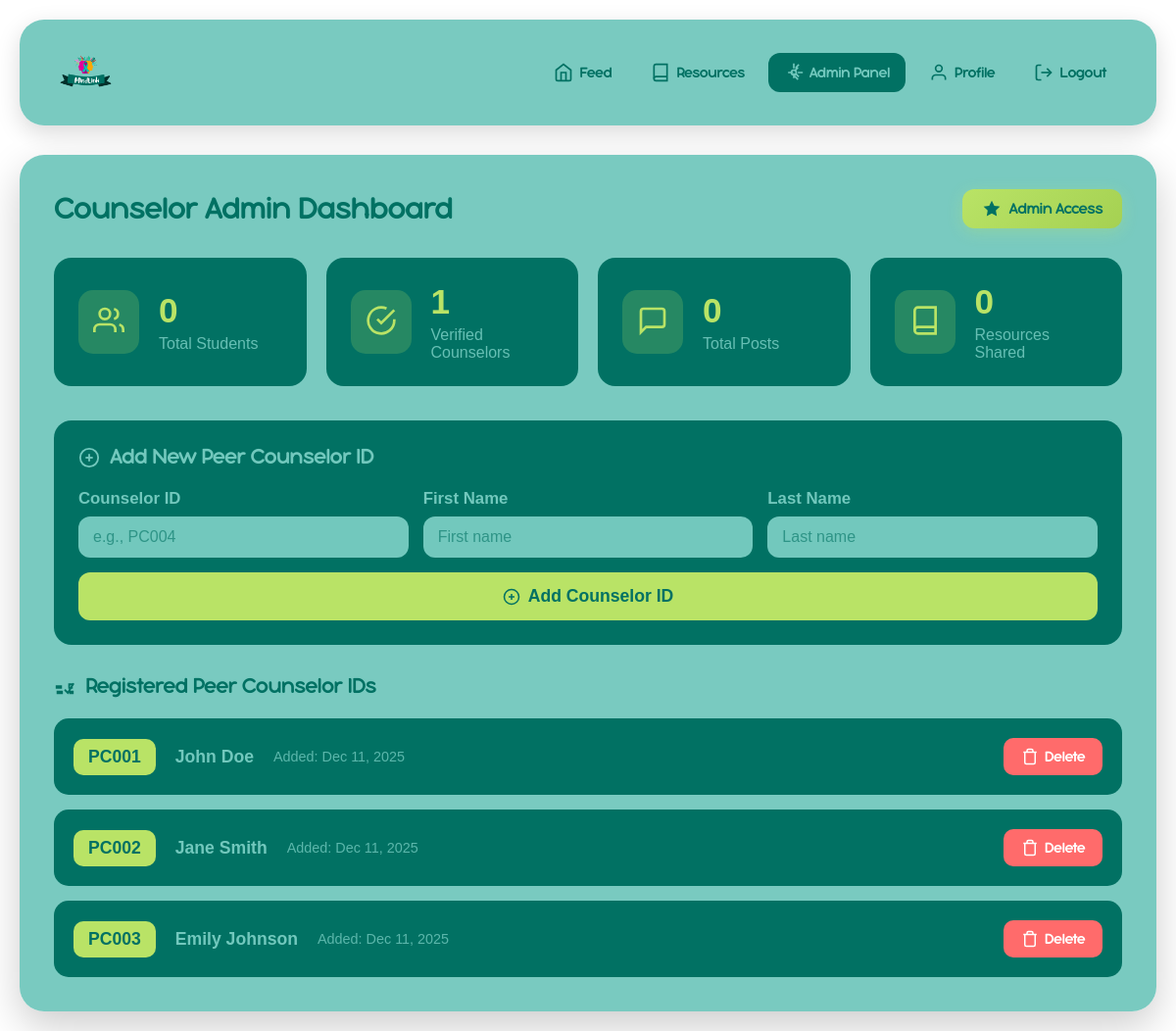
The app's page /php/counselor_admin.php (signed in) with its own data.
### tables this page shows
CREATE TABLE IF NOT EXISTS peer_counselor_ids (
    id INT AUTO_INCREMENT PRIMARY KEY,
    counselor_id VARCHAR(100) UNIQUE NOT NULL,
    first_name VARCHAR(50) NOT NULL,
    last_name VARCHAR(50) NOT NULL,
    created_at TIMESTAMP DEFAULT CURRENT_TIMESTAMP
);

### php/counselor_admin.php (the view, shortened to what this page needs)
<?php
require_once '../config/database.php';
$stmt = $pdo->prepare("SELECT * FROM peer_counselor_ids ORDER BY created_at DESC");
$stmt->execute();
$counselor_ids = $stmt->fetchAll();
$stmt = $pdo->prepare("SELECT COUNT(*) as count FROM Users WHERE is_peer_counselor = 1");
$stmt->execute();
$verified_counselors = $stmt->fetch()['count'];
$stmt = $pdo->prepare("SELECT COUNT(*) as count FROM posts");
$stmt->execute();
$total_posts = $stmt->fetch()['count'];
$stmt = $pdo->prepare("SELECT COUNT(*) as count FROM resources");
$stmt->execute();
$total_resources = $stmt->fetch()['count'];
$stmt = $pdo->prepare("SELECT COUNT(*) as count FROM Users WHERE is_counselor_admin = 0");
$stmt->execute();
$total_students = $stmt->fetch()['count'];
?>
<!DOCTYPE html>
<html lang="en">
<head>
    <link rel="stylesheet" href="../css/counselor_admin.css">
</head>
<body>
    <div class="container">
        <header>
            <div class="logo">
                <img src="../images/MindLink.png" alt="MindLink Logo">
            </div>
            <nav>
                <a href="feed.php" class="nav-link">
                    <svg width="20" height="20" viewBox="0 0 24 24" fill="none" stroke="currentColor" stroke-width="2">
                        <path d="M3 9l9-7 9 7v11a2 2 0 0 1-2 2H5a2 2 0 0 1-2-2z"/>
                        <polyline points="9 22 9 12 15 12 15 22"/>
                    </svg>
                    Feed
                </a>
                <a href="resources.php" class="nav-link">
                    <svg width="20" height="20" viewBox="0 0 24 24" fill="none" stroke="currentColor" stroke-width="2">
                        <path d="M4 19.5A2.5 2.5 0 0 1 6.5 17H20"/>
                        <path d="M6.5 2H20v20H6.5A2.5 2.5 0 0 1 4 19.5v-15A2.5 2.5 0 0 1 6.5 2z"/>
                    </svg>
                    Resources
                </a>
                <a href="counselor_admin.php" class="nav-link active">
                    <svg width="20" height="20" viewBox="0 0 24 24" fill="none" stroke="currentColor" stroke-width="2">
                        <circle cx="12" cy="12" r="3"/>
                        <path d="M12 1v6m0 6v6m5.196-13.196l-4.242 4.242m0 6.364l4.242 4.242M23 12h-6m-6 0H5m13.196 5.196l-4.242-4.242m0-6.364l4.242-4.242"/>
                    </svg>
                    Admin Panel
                </a>
                <a href="profile.php" class="nav-link">
                    <svg width="20" height="20" viewBox="0 0 24 24" fill="none" stroke="currentColor" stroke-width="2">
                        <path d="M20 21v-2a4 4 0 0 0-4-4H8a4 4 0 0 0-4 4v2"/>
                        <circle cx="12" cy="7" r="4"/>
                    </svg>
                    Profile
                </a>
                <a href="logout.php" class="nav-link">
                    <svg width="20" height="20" viewBox="0 0 24 24" fill="none" stroke="currentColor" stroke-width="2">
                        <path d="M9 21H5a2 2 0 0 1-2-2V5a2 2 0 0 1 2-2h4"/>
                        <polyline points="16 17 21 12 16 7"/>
                        <line x1="21" y1="12" x2="9" y2="12"/>
                    </svg>
                    Logout
                </a>
            </nav>
        </header>
        <main>
            <div class="admin-container">
                <div class="admin-header">
                    <h2>Counselor Admin Dashboard</h2>
                    <div class="admin-badge">
                        <svg width="20" height="20" viewBox="0 0 24 24" fill="currentColor">
                            <path d="M12 2l3.09 6.26L22 9.27l-5 4.87 1.18 6.88L12 17.77l-6.18 3.25L7 14.14 2 9.27l6.91-1.01L12 2z"/>
                        </svg>
                        Admin Access
                    </div>
                </div>
                <div class="stats-grid">
                    <div class="stat-card">
                        <div class="stat-icon">
                            <svg width="32" height="32" viewBox="0 0 24 24" fill="none" stroke="currentColor" stroke-width="2">
                                <path d="M17 21v-2a4 4 0 0 0-4-4H5a4 4 0 0 0-4 4v2"/>
                                <circle cx="9" cy="7" r="4"/>
                                <path d="M23 21v-2a4 4 0 0 0-3-3.87"/>
                                <path d="M16 3.13a4 4 0 0 1 0 7.75"/>
                            </svg>
                        </div>
                        <div class="stat-content">
                            <h3><?php echo $total_students; ?></h3>
                            <p>Total Students</p>
                        </div>
                    </div>
                    <div class="stat-card">
                        <div class="stat-icon">
                            <svg width="32" height="32" viewBox="0 0 24 24" fill="none" stroke="currentColor" stroke-width="2">
                                <path d="M22 11.08V12a10 10 0 1 1-5.93-9.14"/>
                                <polyline points="22 4 12 14.01 9 11.01"/>
                            </svg>
                        </div>
                        <div class="stat-content">
                            <h3><?php echo $verified_counselors; ?></h3>
                            <p>Verified Counselors</p>
                        </div>
                    </div>
                    <div class="stat-card">
                        <div class="stat-icon">
                            <svg width="32" height="32" viewBox="0 0 24 24" fill="none" stroke="currentColor" stroke-width="2">
                                <path d="M21 15a2 2 0 0 1-2 2H7l-4 4V5a2 2 0 0 1 2-2h14a2 2 0 0 1 2 2z"/>
                            </svg>
                        </div>
                        <div class="stat-content">
                            <h3><?php echo $total_posts; ?></h3>
                            <p>Total Posts</p>
                        </div>
                    </div>
                    <div class="stat-card">
                        <div class="stat-icon">
                            <svg width="32" height="32" viewBox="0 0 24 24" fill="none" stroke="currentColor" stroke-width="2">
                                <path d="M4 19.5A2.5 2.5 0 0 1 6.5 17H20"/>
                                <path d="M6.5 2H20v20H6.5A2.5 2.5 0 0 1 4 19.5v-15A2.5 2.5 0 0 1 6.5 2z"/>
                            </svg>
                        </div>
                        <div class="stat-content">
                            <h3><?php echo $total_resources; ?></h3>
                            <p>Resources Shared</p>
                        </div>
                    </div>
                </div>
                <div class="add-counselor-section">
                    <h3>
                        <svg width="22" height="22" viewBox="0 0 24 24" fill="none" stroke="currentColor" stroke-width="2">
                            <circle cx="12" cy="12" r="10"/>
                            <line x1="12" y1="8" x2="12" y2="16"/>
                            <line x1="8" y1="12" x2="16" y2="12"/>
                        </svg>
                        Add New Peer Counselor ID
                    </h3>
                    <form method="POST" class="counselor-form">
                        <div class="form-row">
                            <div class="form-group">
                                <label for="counselor_id">Counselor ID</label>
                                <input type="text" name="counselor_id" id="counselor_id" placeholder="e.g., PC004" required>
                            </div>
                            <div class="form-group">
                                <label for="pc_first_name">First Name</label>
                                <input type="text" name="pc_first_name" id="pc_first_name" placeholder="First name" required>
                            </div>
                            <div class="form-group">
                                <label for="pc_last_name">Last Name</label>
                                <input type="text" name="pc_last_name" id="pc_last_name" placeholder="Last name" required>
                            </div>
                        </div>
                        <button type="submit" name="add_counselor" class="add-button">
                            <svg width="18" height="18" viewBox="0 0 24 24" fill="none" stroke="currentColor" stroke-width="2">
                                <circle cx="12" cy="12" r="10"/>
                                <line x1="12" y1="8" x2="12" y2="16"/>
                                <line x1="8" y1="12" x2="16" y2="12"/>
                            </svg>
                            Add Counselor ID
                        </button>
                    </form>
                </div>
                <div class="counselors-list-section">
                    <h3>
                        <svg width="22" height="22" viewBox="0 0 24 24" fill="none" stroke="currentColor" stroke-width="2">
                            <path d="M9 11H3v2h6m-6 4h6v2H3m14 0h4v-2h-4m4-4h-4V9h4m-9 6l3.5 3.5L22 8"/>
                        </svg>
                        Registered Peer Counselor IDs
                    </h3>
                    <div class="counselors-list">
                        <?php if (count($counselor_ids) > 0): ?>
                            <?php foreach ($counselor_ids as $counselor): ?>
                                <div class="counselor-card">
                                    <div class="counselor-info">
                                        <div class="counselor-id-badge"><?php echo htmlspecialchars($counselor['counselor_id']); ?></div>
                                        <div class="counselor-name"><?php echo htmlspecialchars($counselor['first_name'] . ' ' . $counselor['last_name']); ?></div>
                                        <div class="counselor-date">Added: <?php echo date('M j, Y', strtotime($counselor['created_at'])); ?></div>
                                    </div>
                                    <a href="?delete_id=<?php echo $counselor['id']; ?>" class="delete-btn" onclick="return confirm('Are you sure you want to delete this counselor ID?');">
                                        <svg width="18" height="18" viewBox="0 0 24 24" fill="none" stroke="currentColor" stroke-width="2">
                                            <polyline points="3 6 5 6 21 6"/>
                                            <path d="M19 6v14a2 2 0 0 1-2 2H7a2 2 0 0 1-2-2V6m3 0V4a2 2 0 0 1 2-2h4a2 2 0 0 1 2 2v2"/>
                                        </svg>
                                        Delete
                                    </a>
                                </div>
                            <?php endforeach; ?>
                        <?php endif; ?>
                    </div>
                </div>
            </div>
        </main>
    </div>
</body>
</html>

### records on screen
peer_counselor_ids: counselor "PC001", first_name+last_name "John Doe", created_at "Dec 11, 2025"
peer_counselor_ids: counselor "PC002", first_name+last_name "Jane Smith", created_at "Dec 11, 2025"
peer_counselor_ids: counselor "PC003", first_name+last_name "Emily Johnson", created_at "Dec 11, 2025"

### other values on screen
$total_students "0"
$verified_counselors "1"
$total_posts "0"
$total_resources "0"
